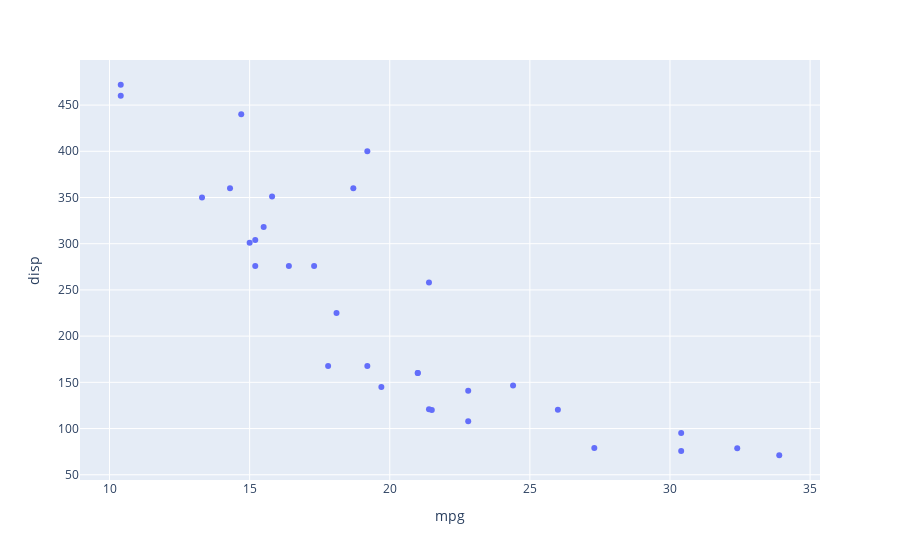

The notebook cell saved with this chart:
### Markdown cell above
Let's add a trendline! Check the documentation [here](https://plotly.com/python/linear-fits/) to add to the cell below.

### Code cell
##Edit the code below.
fig = px.scatter(
    df_mtcars, 
    x='mpg', 
    y = 'disp',
    trendline = 10
)

fig.show()

### Figure 1 — Plotly figure (JSON) as saved in the notebook; plotly's stock layout.template omitted (floating-point values rounded to 4 significant figures)
{"data": [{"hovertemplate": "mpg=%{x}<br>disp=%{y}<extra></extra>", "legendgroup": "", "marker": {"color": "#636efa", "symbol": "circle"}, "mode": "markers", "name": "", "orientation": "v", "showlegend": false, "type": "scatter", "x": [21, 21, 22.8, 21.4, 18.7, 18.1, 14.3, 24.4, 22.8, 19.2, 17.8, 16.4, 17.3, 15.2, 10.4, 10.4, 14.7, 32.4, 30.4, 33.9, 21.5, 15.5, 15.2, 13.3, 19.2, 27.3, 26, 30.4, 15.8, 19.7, 15, 21.4], "xaxis": "x", "y": [160, 160, 108, 258, 360, 225, 360, 146.7, 140.8, 167.6, 167.6, 275.8, 275.8, 275.8, 472, 460, 440, 78.7, 75.7, 71.1, 120.1, 318, 304, 350, 400, 79, 120.3, 95.1, 351, 145, 301, 121], "yaxis": "y"}, {"hovertemplate": "<extra></extra>", "legendgroup": "", "marker": {"color": "#636efa", "symbol": "circle"}, "mode": "lines", "name": "", "showlegend": false, "type": "scatter", "xaxis": "x", "yaxis": "y"}], "layout": {"autosize": true, "legend": {"tracegroupgap": 0}, "margin": {"t": 60}, "xaxis": {"anchor": "y", "autorange": true, "domain": [0, 1], "range": [9.011, 35.29], "title": {"text": "mpg"}, "type": "linear"}, "yaxis": {"anchor": "x", "autorange": true, "domain": [0, 1], "range": [40.06, 503.0], "title": {"text": "disp"}, "type": "linear"}}}
